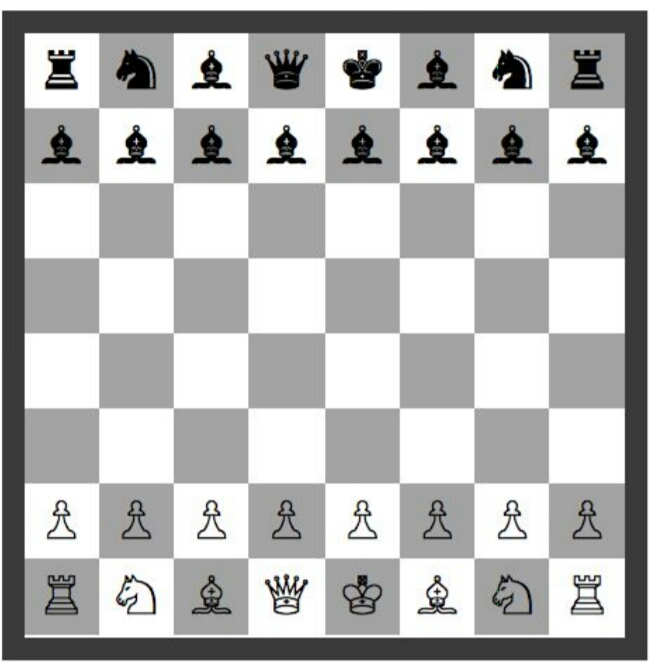
#> input picture chess.jpg, 649 x 662 px
$ python edge_detection.py   (older library calls are emulated)
#> lines starting #> are read from the running program, lines starting #| are printed output that depends on the picture; after the words box and inside, x2 and y2 are one past the last pixel; in counts of white or black regions, pixels touching at a corner belong together
import cv2
import numpy as np

img = cv2.imread('chess.jpg',0)
#> img: shape (662, 649); min 0, max 255, mean 181.8
# Calcution of Sobelx
sobelx = cv2.Sobel(img,cv2.CV_64F,1,0,ksize=5)
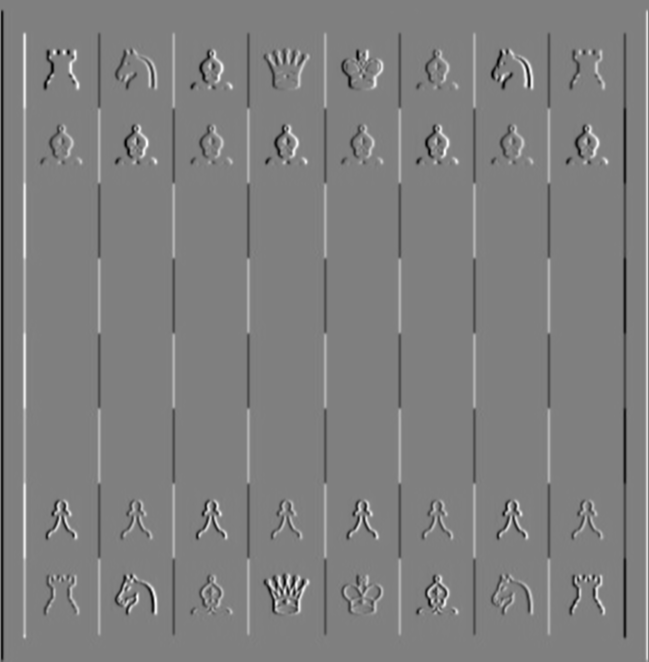
#> sobelx: shape (662, 649) float64; min -10880, max 10797, mean -8.9; drawn with min black and max white

# Calculation of Sobely
sobely = cv2.Sobel(img,cv2.CV_64F,0,1,ksize=5)
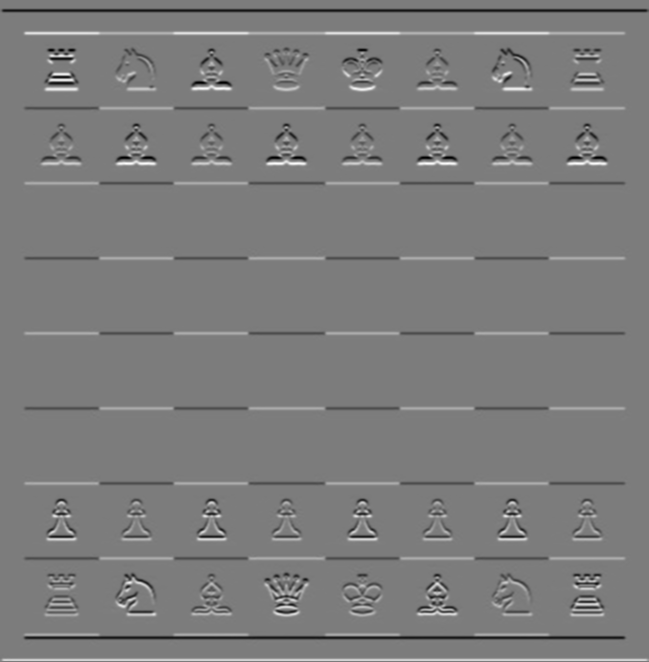
#> sobely: shape (662, 649) float64; min -10840, max 11342, mean -13.1; drawn with min black and max white

# Calculation of Laplacian
laplacian = cv2.Laplacian(img,cv2.CV_64F)
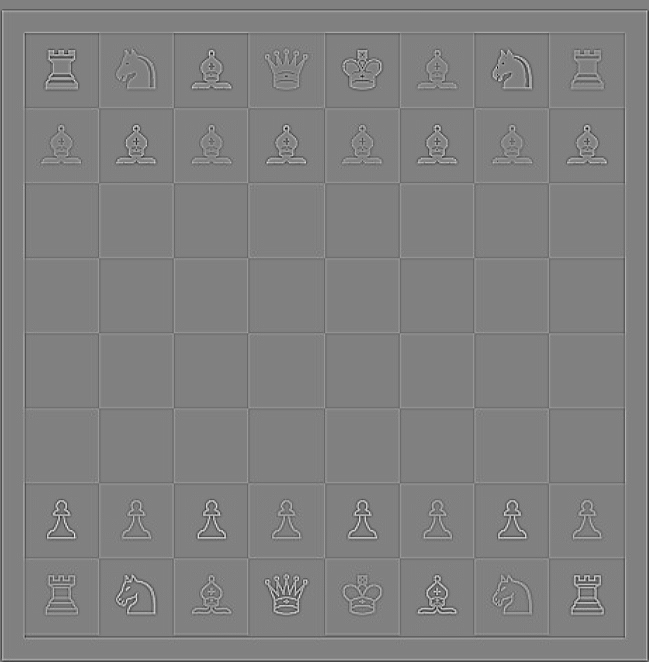
#> laplacian: shape (662, 649) float64; min -306, max 300, mean -0.2; drawn with min black and max white

cv2.imshow('sobelx',sobelx)
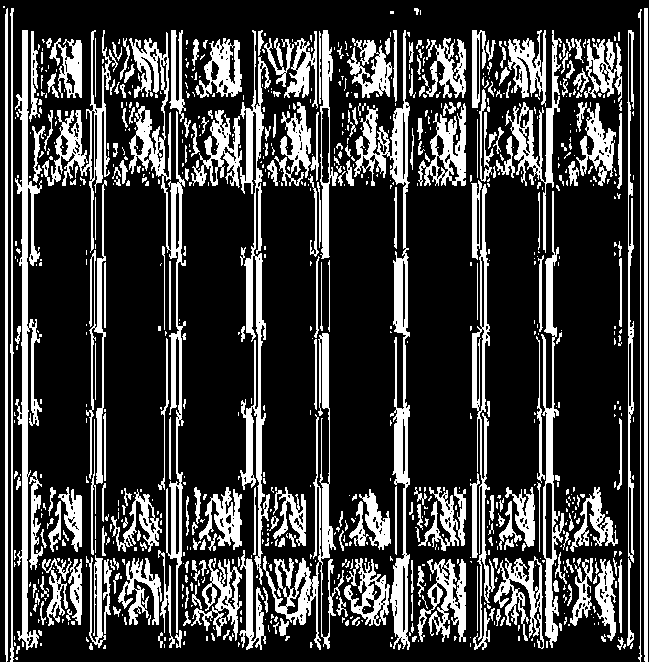
#> window 'sobelx': shape (662, 649); 24.6% white; 887 white regions (612 under 20 px), largest, box (x1, y1, x2, y2) and area: (191, 30, 271, 585) 6456, (354, 30, 410, 650) 6179, (129, 32, 186, 633) 5610
cv2.imshow('sobely',sobely)
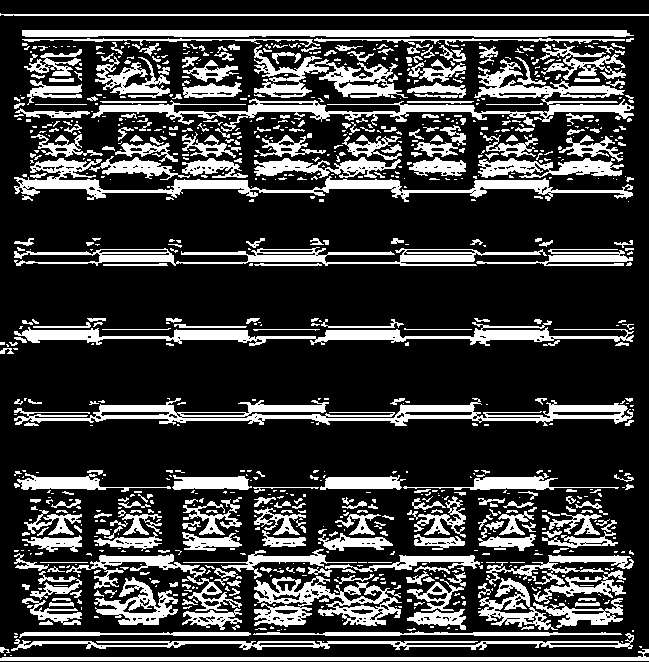
#> window 'sobely': shape (662, 649); 23.9% white; 944 white regions (608 under 20 px), largest, box (x1, y1, x2, y2) and area: (91, 57, 634, 132) 6203, (14, 398, 633, 426) 5878, (14, 158, 633, 202) 5168
cv2.imshow('laplacian',laplacian)
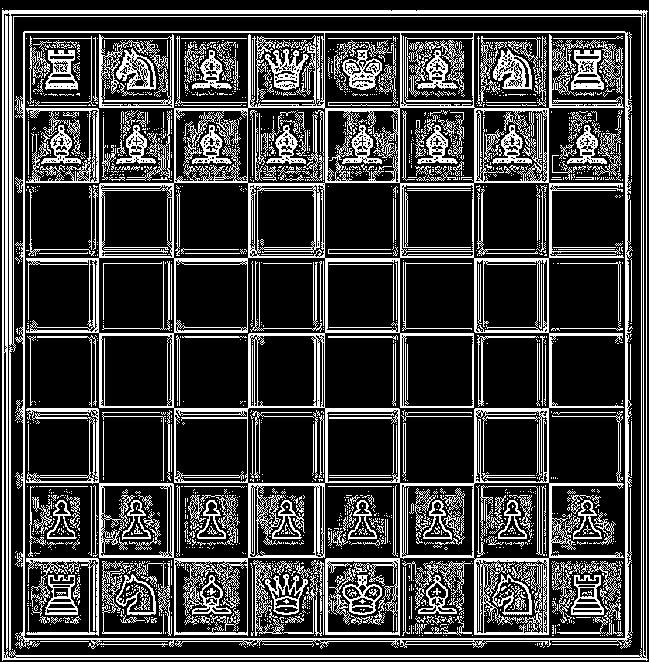
#> window 'laplacian': shape (662, 649); 24.9% white in thin lines or dots

cv2.waitKey(0)
cv2.destroyAllWindows()
